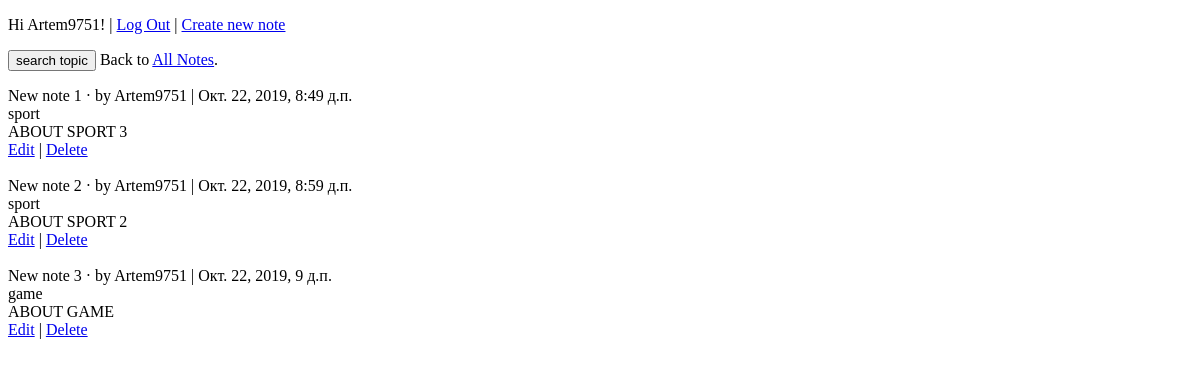
/notes/ (signed in), run on an earlier commit of the app's database.
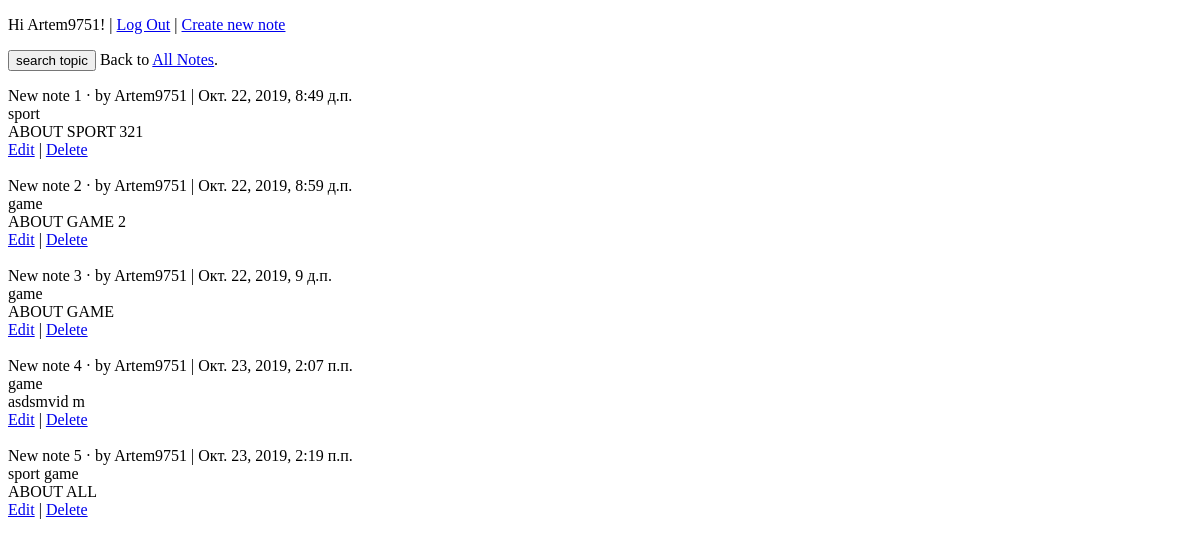
And on a later commit of the database.
### users/models.py (models this page shows)
class CustomUser(AbstractUser):
    age = models.PositiveIntegerField(null=True, blank=True)

### notes/models.py (models this page shows, shortened)
class NoteModel(models.Model):
    title = models.CharField(max_length=128)
    body = models.TextField()
    date = models.DateTimeField(auto_now_add=True)
    author = models.ForeignKey(get_user_model(), on_delete=models.CASCADE,)
    topics = models.ManyToManyField(TopicModel)

class TopicModel(models.Model):
    topic_name = models.CharField(max_length=128)
    def __str__(self):
        return self.topic_name

### notes/views.py (the view, shortened to what this page needs)
# urls.py: path('', NoteListView.as_view(), name='note_list'),
class NoteListView(LoginRequiredMixin, ListView):
    model = NoteModel
    template_name = 'note_list.html'
    form_class = NoteSearchForm
    login_url = 'login'
    def get(self, request):
        notes = NoteModel.objects.all()
        for note in notes:
            a = note.topics.all()
            print(a)
        print(str(notes.query))
        return render(request, self.template_name, {'notes': notes})

### templates/note_list.html (shortened to what this page needs)
{% extends 'base.html' %}
{% block content %}
 <form method="post"> {% csrf_token %}
  <p><button type="submit">search topic</button> Back to <a href="{% url 'note_list' %}">All Notes</a>.</p>
 </form>
 {% for note in notes %}
  <div class="card">
   <div class="card-header">
    <span class="font-weight-bold">{{ note.title }}</span> &middot;
    <span class="text-muted">by {{ note.author }} |
    {{ note.date }}</span>
   </div>
   <div>
    {% for topic in note.topics.all %}
     {{ topic.topic_name }}
    {% endfor %}
   </div>
   <div class="card-body">
    {{ note.body }}
   </div>
   <div class="card-footer text-center text-muted">
     <a href="{% url 'note_edit' note.pk %}">Edit</a> |
     <a href="{% url 'note_delete' note.pk %}">Delete</a>
   </div>
  </div>
  <br />
 {% endfor %}
{% endblock content %}

### templates/base.html (shortened to what this page needs)
<!DOCTYPE html>
<html>
<head>
</head>
<body>
{% if user.is_authenticated %}
    <p>Hi {{ user.username }}! |
    <a href="{% url 'logout' %}">Log Out</a> |
    <a href="{% url 'note_create' %}">Create new note</a></p>
{% else %}
    <p>You are not logged in
    <a href="{% url 'login' %}">Log In</a> |
    <a href="{% url 'signup' %}">Sign Up</a></p>
{% endif %}
    <main>
        {% block content %}
        {% endblock content %}
    </main>
</body>
</html>

What changed in the data, as far as the page shows it:
changed NoteModel "New note 1": body "ABOUT SPORT 3" → "ABOUT SPORT 321"
changed NoteModel "New note 2": gains TopicModel (topic_name "game"); body "ABOUT SPORT 2" → "ABOUT GAME 2"; loses TopicModel (topic_name "sport")
added NoteModel: title "New note 4", author "Artem9751", date "Окт. 23, 2019, 2:07 п.п.", body "asdsmvid m", TopicModel (topic_name "game")
added NoteModel: title "New note 5", author "Artem9751", date "Окт. 23, 2019, 2:19 п.п.", body "ABOUT ALL", TopicModel (topic_name "sport"), TopicModel (topic_name "game")
